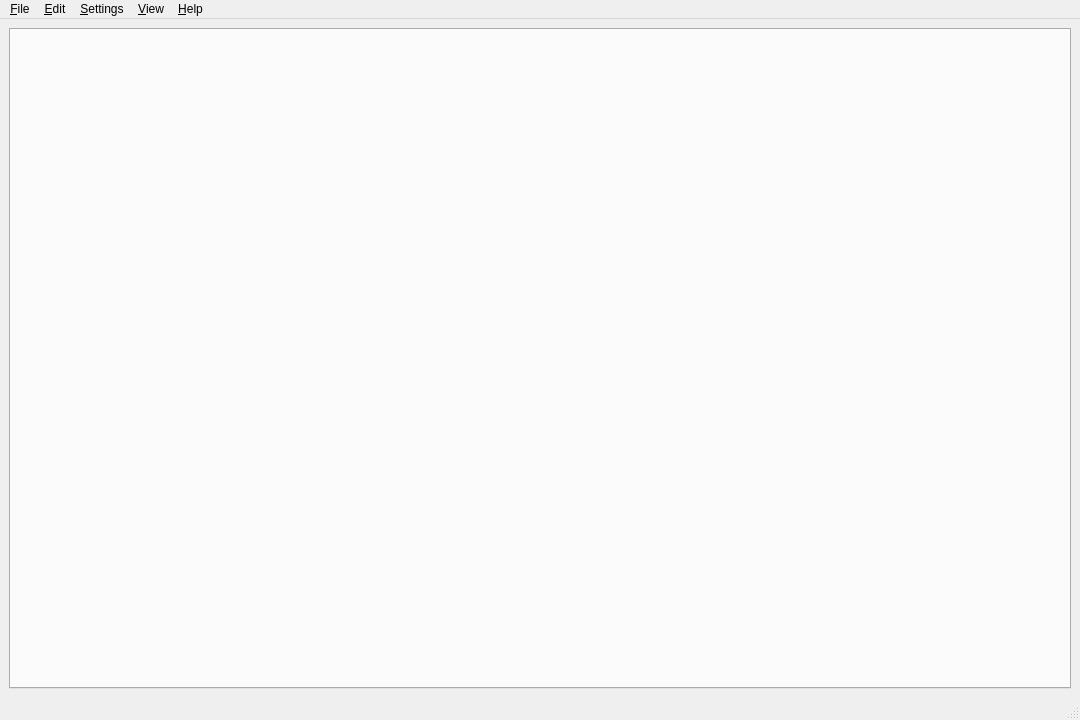
<?xml version="1.0" encoding="UTF-8"?>
<ui version="4.0">
 <class>MainWindow</class>
 <widget class="QMainWindow" name="MainWindow">
  <property name="geometry">
   <rect>
    <x>0</x>
    <y>0</y>
    <width>1080</width>
    <height>720</height>
   </rect>
  </property>
  <property name="windowTitle">
   <string>ESP8266 LuaLoader</string>
  </property>
  <widget class="QWidget" name="main_widget">
   <layout class="QHBoxLayout" name="horizontalLayout_2">
    <item>
     <layout class="QVBoxLayout" name="file_tree_view">
      <property name="spacing">
       <number>0</number>
      </property>
     </layout>
    </item>
    <item>
     <widget class="QTabWidget" name="tab_view">
      <property name="sizePolicy">
       <sizepolicy hsizetype="MinimumExpanding" vsizetype="MinimumExpanding">
        <horstretch>0</horstretch>
        <verstretch>0</verstretch>
       </sizepolicy>
      </property>
      <property name="currentIndex">
       <number>-1</number>
      </property>
     </widget>
    </item>
   </layout>
  </widget>
  <widget class="QMenuBar" name="menubar">
   <property name="geometry">
    <rect>
     <x>0</x>
     <y>0</y>
     <width>1080</width>
     <height>26</height>
    </rect>
   </property>
   <widget class="QMenu" name="menu_file">
    <property name="title">
     <string>&amp;File</string>
    </property>
    <addaction name="menu_file_new"/>
    <addaction name="menu_file_open"/>
    <addaction name="separator"/>
    <addaction name="menu_file_save"/>
    <addaction name="menu_file_save_as"/>
    <addaction name="separator"/>
    <addaction name="menu_file_close"/>
    <addaction name="separator"/>
    <addaction name="menu_file_quit"/>
   </widget>
   <widget class="QMenu" name="menu_settings">
    <property name="title">
     <string>&amp;Settings</string>
    </property>
    <addaction name="menu_preferences"/>
   </widget>
   <widget class="QMenu" name="menu_help">
    <property name="title">
     <string>&amp;Help</string>
    </property>
    <addaction name="menu_about"/>
   </widget>
   <widget class="QMenu" name="menu_view">
    <property name="title">
     <string>&amp;View</string>
    </property>
    <addaction name="menu_view_actions"/>
    <addaction name="menu_view_files"/>
    <addaction name="separator"/>
    <addaction name="menu_view_log"/>
   </widget>
   <widget class="QMenu" name="menu_Edit">
    <property name="title">
     <string>&amp;Edit</string>
    </property>
    <addaction name="action_Cut"/>
    <addaction name="action_Copy"/>
    <addaction name="action_Paste"/>
    <addaction name="action_Delete"/>
    <addaction name="actionSelect_All"/>
   </widget>
   <addaction name="menu_file"/>
   <addaction name="menu_Edit"/>
   <addaction name="menu_settings"/>
   <addaction name="menu_view"/>
   <addaction name="menu_help"/>
  </widget>
  <widget class="QStatusBar" name="statusbar"/>
  <action name="menu_file_quit">
   <property name="text">
    <string>&amp;Quit</string>
   </property>
   <property name="shortcut">
    <string>Ctrl+Q</string>
   </property>
  </action>
  <action name="menu_preferences">
   <property name="text">
    <string>&amp;Preferences</string>
   </property>
  </action>
  <action name="action_Log">
   <property name="text">
    <string>&amp;Log</string>
   </property>
  </action>
  <action name="menu_about">
   <property name="text">
    <string>&amp;About</string>
   </property>
  </action>
  <action name="menu_view_files">
   <property name="checkable">
    <bool>true</bool>
   </property>
   <property name="checked">
    <bool>false</bool>
   </property>
   <property name="enabled">
    <bool>false</bool>
   </property>
   <property name="text">
    <string>&amp;Files</string>
   </property>
  </action>
  <action name="menu_view_actions">
   <property name="checkable">
    <bool>true</bool>
   </property>
   <property name="checked">
    <bool>true</bool>
   </property>
   <property name="text">
    <string>&amp;Actions</string>
   </property>
  </action>
  <action name="action_GPIO">
   <property name="checkable">
    <bool>true</bool>
   </property>
   <property name="checked">
    <bool>true</bool>
   </property>
   <property name="text">
    <string>&amp;GPIO</string>
   </property>
  </action>
  <action name="action_Wireless">
   <property name="checkable">
    <bool>true</bool>
   </property>
   <property name="checked">
    <bool>true</bool>
   </property>
   <property name="text">
    <string>&amp;Wireless</string>
   </property>
  </action>
  <action name="menu_view_log">
   <property name="text">
    <string>&amp;Log</string>
   </property>
  </action>
  <action name="menu_file_new">
   <property name="text">
    <string>&amp;New...</string>
   </property>
  </action>
  <action name="menu_file_open">
   <property name="text">
    <string>&amp;Open...</string>
   </property>
  </action>
  <action name="menu_file_save">
   <property name="text">
    <string>&amp;Save</string>
   </property>
  </action>
  <action name="menu_file_save_as">
   <property name="text">
    <string>Save &amp;As...</string>
   </property>
  </action>
  <action name="menu_file_close">
   <property name="text">
    <string>&amp;Close</string>
   </property>
  </action>
  <action name="action_Cut">
   <property name="text">
    <string>Cu&amp;t</string>
   </property>
   <property name="shortcut">
    <string>Ctrl+X</string>
   </property>
  </action>
  <action name="action_Copy">
   <property name="text">
    <string>&amp;Copy</string>
   </property>
   <property name="shortcut">
    <string>Ctrl+C</string>
   </property>
  </action>
  <action name="action_Paste">
   <property name="text">
    <string>&amp;Paste</string>
   </property>
   <property name="shortcut">
    <string>Ctrl+V</string>
   </property>
  </action>
  <action name="action_Delete">
   <property name="text">
    <string>&amp;Delete</string>
   </property>
  </action>
  <action name="actionSelect_All">
   <property name="text">
    <string>Select &amp;All</string>
   </property>
   <property name="shortcut">
    <string>Ctrl+A</string>
   </property>
  </action>
 </widget>
 <resources/>
 <connections/>
</ui>
